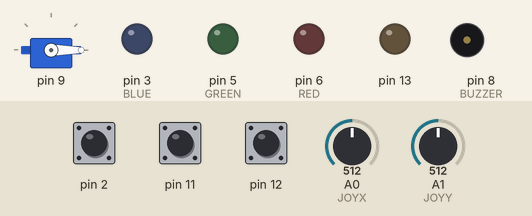
Bench run of a sketch on a simulated Arduino Uno, built with avr-gcc and run on an emulated ATmega328P. Shown: servo, output pins drawn as LEDs (lit = HIGH), buzzer (waves = sounding). Inputs (shaded band) come from the test bench; at power-on: A0 (JOYX) = 512, A1 (JOYY) = 512, pin 12 HIGH, pin 2 HIGH, pin 11 HIGH.

Above: at 1.2 s.
1.3 s: A0 (JOYX) set to 914
2.8 s: A0 (JOYX) set to 935
At 3.25 s:
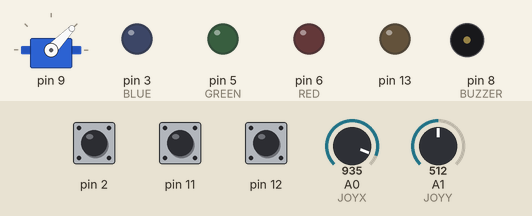
At 5.5 s:
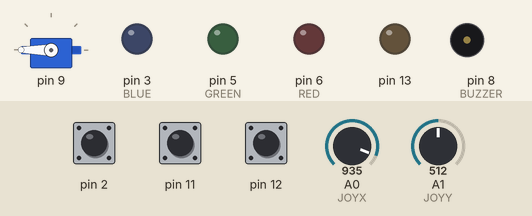
5.8 s: A1 (JOYY) set to 104
7.3 s: A1 (JOYY) set to 91
At 8.8 s:
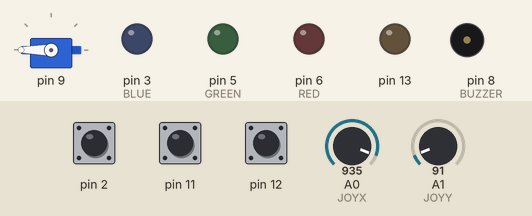
9.1 s: pin 12 pulled LOW for 0.15 s
At 10.4 s:
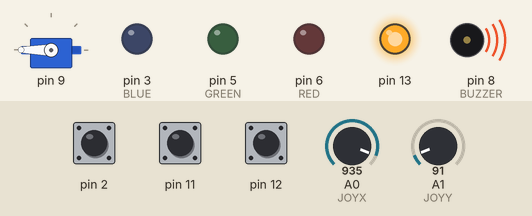
12.2 s: pin 12 pulled LOW for 3.2 s
Timing chart, 0 to 65.9 s (numbered marks = the images above; inputs shaded):
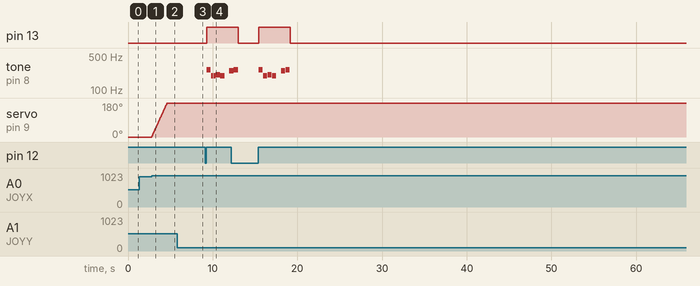

The sketch:

buzzerlightswitch.ino
```cpp
#define BLUE 3
#define GREEN 5
#define RED 6
#define BUZZER 8
#define SERVO 9
#define BUTTON1 11
#define BUTTON2 12
#define BUTTON3 22

#define JOYSWITCH 2
#define JOYX 0
#define JOYY 1

#include "pitches.h"
#include "xmas.h"
#include <Servo.h>

class servo
{
  public:
    servo(int pin) : mPin(pin), mAngle(0) {}
    void setup() {
        mServo.attach(mPin);  // attaches the servo on pin 9 to the servo object
        mServo.write(mAngle);
    }

    void rotateby(int delta)
    {
      mAngle += delta;
      if (mAngle>180) mAngle=180;
      if (mAngle<0) mAngle=0;
      mServo.write(mAngle);
    }

    void rotateto(int a)
    {
      mAngle = a;
      rotateby(0);
    }


    int mPin;
    int mAngle;
    Servo mServo;  // create servo object to control a servo
};

int pos = 0;    // variable to store the servo position

class button
{
  public:
    button(int pin) : mPin(pin), mState(HIGH) {}
    void setup() {  pinMode(mPin, INPUT_PULLUP); }
    bool pressed() {
      if (digitalRead(mPin)==LOW)
        mState=LOW;
      else // high
        if (mState==LOW && (millis()-mLastPush>200))
        {
          mState = HIGH;
          mLastPush = millis(); // debounce
          return true;
        }
      return false;
    }

    int mState;
    int mPin;
    unsigned long mLastPush=0;
      };


void setled(int red, int green, int blue)
{ // values are 0 to 255.
  analogWrite(RED, red);
  analogWrite(GREEN, green);
  analogWrite(BLUE, blue);
}


button button1(BUTTON1);
button button2(BUTTON2);
button button3(BUTTON3);

button joyswitch1(JOYSWITCH);
servo servo1(SERVO);


void setup() {
  // put your setup code here, to run once:
  button1.setup();
  button2.setup();
  button3.setup();

  servo1.setup();

  pinMode(RED, OUTPUT);
  pinMode(GREEN,OUTPUT);
  pinMode(BLUE,OUTPUT);
  setled(0,0,0);

  pinMode(13,OUTPUT);

  joyswitch1.setup();
//  pinMode(JOYSWITCH, INPUT);
//  digitalWrite(JOYSWITCH, HIGH);
}

void loop() {
  static int phase = 0;

  static bool butmode = false;

  if (joyswitch1.pressed())
    butmode = !butmode;

  // joystick
  int joyx = analogRead(JOYX);
  int joyy = analogRead(JOYY);
  if (joyx<100 || joyy<100)
    { servo1.rotateby(-1 * (butmode ? 5 : 2)); delay(20); }
  if (joyx>924 || joyy>924)
    { servo1.rotateby(1 * (butmode ? 5 : 2)); delay(20); }

  if (button1.pressed())
      xmas(phase);

  if (button2.pressed())
      playstuff();

  if (button3.pressed())
  {
      switch (phase)
      {
        case 0:
            setled(255,0,0);
            tone(8, NOTE_C5, 200);
            phase = 1;
            //servo1.rotateto(0);
            delay(200);
            break;

        case 1:
            setled(0,255,0);
            tone(8, NOTE_D5, 200);
            phase = 2;
            //servo1.rotateto(90);
            delay(200);
            break;

        default:
            setled(0,0,255);
            tone(8, NOTE_E5, 200);
            phase = 0;
            //servo1.rotateto(180);
            delay(200);
            break;
      }
  }


}
```

pitches.h
```cpp
/*************************************************
* Public Constants
*************************************************/

#define NOTE_B0 31
#define NOTE_C1 33
#define NOTE_CS1 35
#define NOTE_D1 37
#define NOTE_DS1 39
#define NOTE_E1 41
#define NOTE_F1 44
#define NOTE_FS1 46
#define NOTE_G1 49
#define NOTE_GS1 52
#define NOTE_A1 55
#define NOTE_AS1 58
#define NOTE_B1 62
#define NOTE_C2 65
#define NOTE_CS2 69
#define NOTE_D2 73
#define NOTE_DS2 78
#define NOTE_E2 82
#define NOTE_F2 87
#define NOTE_FS2 93
#define NOTE_G2 98
#define NOTE_GS2 104
#define NOTE_A2 110
#define NOTE_AS2 117
#define NOTE_B2 123
#define NOTE_C3 131
#define NOTE_CS3 139
#define NOTE_D3 147
#define NOTE_DS3 156
#define NOTE_E3 165
#define NOTE_F3 175
#define NOTE_FS3 185
#define NOTE_G3 196
#define NOTE_GS3 208
#define NOTE_A3 220
#define NOTE_AS3 233
#define NOTE_B3 247
#define NOTE_C4 262
#define NOTE_CS4 277
#define NOTE_D4 294
#define NOTE_DS4 311
#define NOTE_E4 330
#define NOTE_F4 349
#define NOTE_FS4 370
#define NOTE_G4 392
#define NOTE_GS4 415
#define NOTE_A4 440
#define NOTE_AS4 466
#define NOTE_B4 494
#define NOTE_C5 523
#define NOTE_CS5 554
#define NOTE_D5 587
#define NOTE_DS5 622
#define NOTE_E5 659
#define NOTE_F5 698
#define NOTE_FS5 740
#define NOTE_G5 784
#define NOTE_GS5 831
#define NOTE_A5 880
#define NOTE_AS5 932
#define NOTE_B5 988
#define NOTE_C6 1047
#define NOTE_CS6 1109
#define NOTE_D6 1175
#define NOTE_DS6 1245
#define NOTE_E6 1319
#define NOTE_F6 1397
#define NOTE_FS6 1480
#define NOTE_G6 1568
#define NOTE_GS6 1661
#define NOTE_A6 1760
#define NOTE_AS6 1865
#define NOTE_B6 1976
#define NOTE_C7 2093
#define NOTE_CS7 2217
#define NOTE_D7 2349
#define NOTE_DS7 2489
#define NOTE_E7 2637
#define NOTE_F7 2794
#define NOTE_FS7 2960
#define NOTE_G7 3136
#define NOTE_GS7 3322
#define NOTE_A7 3520
#define NOTE_AS7 3729
#define NOTE_B7 3951
#define NOTE_C8 4186
#define NOTE_CS8 4435
#define NOTE_D8 4699
#define NOTE_DS8 4978
```

xmas.h
```cpp
/*
  Arduino Christmas Songs

  Based on a project and code by Dipto Pratyaksa, updated on 31/3/13

  Modified for Christmas by Joshi, on Dec 17th, 2017.
*/


void buzz(int targetPin, long frequency, long length);

// Jingle Bells

int melody[] = {
  NOTE_E5, NOTE_E5, NOTE_E5,
  NOTE_E5, NOTE_E5, NOTE_E5,
  NOTE_E5, NOTE_G5, NOTE_C5, NOTE_D5,
  NOTE_E5,
  NOTE_F5, NOTE_F5, NOTE_F5, NOTE_F5,
  NOTE_F5, NOTE_E5, NOTE_E5, NOTE_E5, NOTE_E5,
  NOTE_E5, NOTE_D5, NOTE_D5, NOTE_E5,
  NOTE_D5, NOTE_G5
};

int tempo[] = {
  8, 8, 4,
  8, 8, 4,
  8, 8, 8, 8,
  2,
  8, 8, 8, 8,
  8, 8, 8, 16, 16,
  8, 8, 8, 8,
  4, 4
};

void play(int * melody, int * tempo, int len)
{
 for (int thisNote = 0; thisNote < len; thisNote++) {
      // to calculate the note duration, take one second
      // divided by the note type.
      //e.g. quarter note = 1000 / 4, eighth note = 1000/8, etc.
      digitalWrite(13, HIGH);
      int noteDuration = 2000/tempo[thisNote];
      tone(BUZZER, melody[thisNote],noteDuration);
      //pause for the note's duration plus 30 ms:
      delay(noteDuration +30);
      digitalWrite(13, LOW);
   }
}

// We wish you a merry Christmas

int wish_melody[] = {
  NOTE_B3,
  NOTE_F4, NOTE_F4, NOTE_G4, NOTE_F4, NOTE_E4,
  NOTE_D4, NOTE_D4, NOTE_D4,
  NOTE_G4, NOTE_G4, NOTE_A4, NOTE_G4, NOTE_F4,
  NOTE_E4, NOTE_E4, NOTE_E4,
  NOTE_A4, NOTE_A4, NOTE_B4, NOTE_A4, NOTE_G4,
  NOTE_F4, NOTE_D4, NOTE_B3, NOTE_B3,
  NOTE_D4, NOTE_G4, NOTE_E4,
  NOTE_F4
};

int wish_tempo[] = {
  4,
  4, 8, 8, 8, 8,
  4, 4, 4,
  4, 8, 8, 8, 8,
  4, 4, 4,
  4, 8, 8, 8, 8,
  4, 4, 8, 8,
  4, 4, 4,
  2
};

// Santa Claus is coming to town

int santa_melody[] = {
  NOTE_G4,
  NOTE_E4, NOTE_F4, NOTE_G4, NOTE_G4, NOTE_G4,
  NOTE_A4, NOTE_B4, NOTE_C5, NOTE_C5, NOTE_C5,
  NOTE_E4, NOTE_F4, NOTE_G4, NOTE_G4, NOTE_G4,
  NOTE_A4, NOTE_G4, NOTE_F4, NOTE_F4,
  NOTE_E4, NOTE_G4, NOTE_C4, NOTE_E4,
  NOTE_D4, NOTE_F4, NOTE_B3,
  NOTE_C4
};

int santa_tempo[] = {
  8,
  8, 8, 4, 4, 4,
  8, 8, 4, 4, 4,
  8, 8, 4, 4, 4,
  8, 8, 4, 2,
  4, 4, 4, 4,
  4, 2, 4,
  1
};


void xmas(int song) {
  if (song==0)
    play(melody,tempo, sizeof(melody) / sizeof(int));
    else if (song==1)
    play(wish_melody,wish_tempo,sizeof(wish_melody) / sizeof(int));
    else
    play(santa_melody,santa_tempo,sizeof(santa_tempo) / sizeof(int));
}


void playstuff() {
  int melody[] = {
  NOTE_C4, NOTE_G3,NOTE_G3, NOTE_GS3, NOTE_G3,0, NOTE_B3, NOTE_C4};
  // note durations: 4 = quarter note, 8 = eighth note, etc.:

  int noteDurations[] = {
    4, 8, 8, 4,4,4,4,4
  };

 play(melody, noteDurations, sizeof(melody) / sizeof(int));

}
```

Measured:
- the behaviour switches between 924 and 925 on A0 (JOYX) (found by bisection; images 0 and 1)
- the behaviour switches between 100 and 99 on A1 (JOYY) (found by bisection; images 2 and 3)
- after the input at 1.3 s, every drawn part: stays the same
- after the input at 2.8 s, servo on pin 9: moves from 0° to 180° over 1.8 s, starting at once
- after the input at 5.8 s, every drawn part: stays the same
- after the input at 7.3 s, servo on pin 9: alternates 180° for 0.02 s and 178° for 0.02 s, starting at once
- after the input at 9.1 s, pin 13: LOW → HIGH after 0.19 s; tone on pin 8 (BUZZER): plays 262 Hz for 0.50 s, 196 Hz for 0.25 s, 196 Hz for 0.25 s, 208 Hz for 0.50 s, 196 Hz for 0.50 s, 247 Hz for 0.23 s, starting after 0.19 s; servo on pin 9: goes on until 9.3 s, then stays 180°
